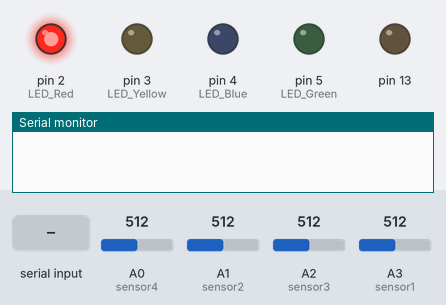
Bench run of a sketch on a simulated Arduino Uno, built with avr-gcc and run on an emulated ATmega328P. Parts: output pins drawn as LEDs (lit = HIGH), the last lines printed to the serial monitor. Dashed ring = blinking. The test bench sets the inputs (shaded band); at power-on: A0 (sensor4) = 512, A1 (sensor2) = 512, A2 (sensor3) = 512, A3 (sensor1) = 512.

Above: at 0.9 s.
1.0 s: "P" received over Serial
At 1.37 s:
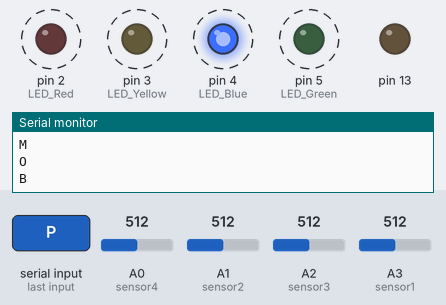
4.0 s: A0 (sensor4) set to 112
7.0 s: A0 (sensor4) set to 95
At 7.63 s:
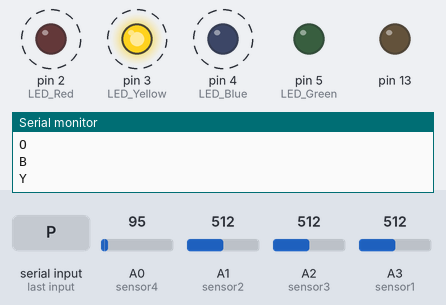
10.0 s: A0 (sensor4) set to 306
At 10.88 s:
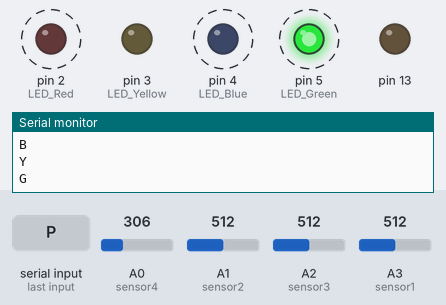
Timing chart, 0 to 14.0 s (numbered marks = the images above; inputs shaded):
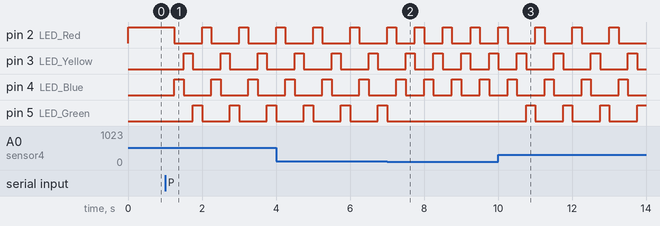

The sketch:

Control.ino
```cpp
/*
 * Aarón E. Santos
 * 30/05/2019
 * Versión para handshake con processing
*/

#define   LED_Red  2
#define   LED_Blue    4
#define   LED_Yellow  3
#define   LED_Green   5
#define   PRESSURE    100
#define   BUTTONDELAY 250

const int sensor1 = A3;
const int sensor2 = A1;
const int sensor3 = A2;
const int sensor4 = A0;

int pad_Red = 0;
int pad_Blue = 0;
int pad_Yellow = 0;
int pad_Green = 0;
int i = 10000;
bool handshake = false;
bool contact = false;

void setup() {
  // put your setup code here, to run once:
  pinMode(13, OUTPUT);
  Serial.begin(9600);

  pinMode(pad_Red, INPUT);
  pinMode(pad_Blue, INPUT);
  pinMode(pad_Yellow, INPUT);
  pinMode(pad_Green, INPUT);

  pinMode(LED_Red, OUTPUT);// Configuramos los pines de los leds y del zumbador como salidas
  pinMode(LED_Blue, OUTPUT);//en 2,3,4,5
  pinMode(LED_Yellow, OUTPUT);
  pinMode(LED_Green, OUTPUT);
  setAllLedsOff();
  doHandshake();
}

void loop() {
  //if(contact){
    UserInput();
  /*}
  else{
    doHandshake();
  }*/
}

void doHandshake(){
  while(!contact){
    //Serial.println("doHandshake.while.!contact");
    digitalWrite(LED_Red, HIGH);
    establishContact();
  }
  digitalWrite(LED_Red, LOW);
  digitalWrite(LED_Green, HIGH);
  digitalWrite(LED_Yellow, HIGH);
  digitalWrite(LED_Blue, HIGH);
  Serial.println('M');
  setAllLedsOff();
}

void establishContact(){
  if((Serial.available() > 0) && (Serial.read() == 'P')){
    Serial.print("Value recieved -> " + Serial.read());
    contact = true;
  }
  /*if(Serial.readString() == 'P'){
    handshake = true;
  }*/
}

void secuenciaInicio() {
  int counter = 0;
  while (counter < 2) {
    digitalWrite(LED_Red, HIGH);
    digitalWrite(LED_Blue, HIGH);
    digitalWrite(LED_Yellow, HIGH);
    digitalWrite(LED_Green, HIGH);
    delay(500);
    setAllLedsOff();
    delay(500);
    counter++;
  }
}

void secuenciaGameOver() {
  digitalWrite(LED_Red, HIGH);
  digitalWrite(LED_Blue, HIGH);
  digitalWrite(LED_Yellow, HIGH);
  digitalWrite(LED_Green, HIGH);
  delay(5000);
  setAllLedsOff();
}

void setLedOn(int ledID, int timedelay) {
  digitalWrite(ledID, HIGH);
  delay(timedelay);
  digitalWrite(ledID, LOW);
}

void setAllLedsOn(){
  digitalWrite(LED_Red, HIGH);
  digitalWrite(LED_Blue, HIGH);
  digitalWrite(LED_Yellow, HIGH);
  digitalWrite(LED_Green, HIGH);
}

void setAllLedsOff() {
  digitalWrite(LED_Red, LOW);
  digitalWrite(LED_Blue, LOW);
  digitalWrite(LED_Yellow, LOW);
  digitalWrite(LED_Green, LOW);
}

void UserInput() {
  /*
     Pad presionado -> Enciende LED correspondiente
     Mostrar en consola el valor presionado
  */
  pad_Red  = analogRead(sensor1);
  pad_Blue    = analogRead(sensor2);
  pad_Yellow  = analogRead(sensor3);
  pad_Green   = analogRead(sensor4);

  if (pad_Red > PRESSURE) {
    Serial.println("O");
    setLedOn(LED_Red, BUTTONDELAY);
  }
  if (pad_Blue > PRESSURE) {
    Serial.println("B");
    setLedOn(LED_Blue, BUTTONDELAY);
  }
  if (pad_Yellow > PRESSURE) {
    Serial.println("Y");
    setLedOn(LED_Yellow, BUTTONDELAY);
  }
  if (pad_Green > PRESSURE) {
    Serial.println("G");
    setLedOn(LED_Green, BUTTONDELAY);
  }
}
```

Measured:
- the behaviour switches between 101 and 100 on A0 (sensor4) (found by bisection; images 1 and 2)
- after the input at 1.0 s, pin 2 (LED_Red), pin 4 (LED_Blue): alternates HIGH for 0.25 s and LOW for 0.75 s, starting after 0.25 s; pin 3 (LED_Yellow): alternates HIGH for 0.25 s and LOW for 0.75 s, starting after 0.50 s; pin 5 (LED_Green): alternates HIGH for 0.25 s and LOW for 0.75 s, starting after 0.75 s
- after the input at 7.0 s, pin 5 (LED_Green): goes on until 7.0 s, then stays LOW
- after the input at 10.0 s, pin 2 (LED_Red): alternates HIGH for 0.25 s and LOW for 0.75 s, starting after 1.0 s; pin 4 (LED_Blue): alternates HIGH for 0.25 s and LOW for 0.75 s, starting after 1.3 s; pin 5 (LED_Green): alternates HIGH for 0.25 s and LOW for 0.75 s, starting after 0.76 s
